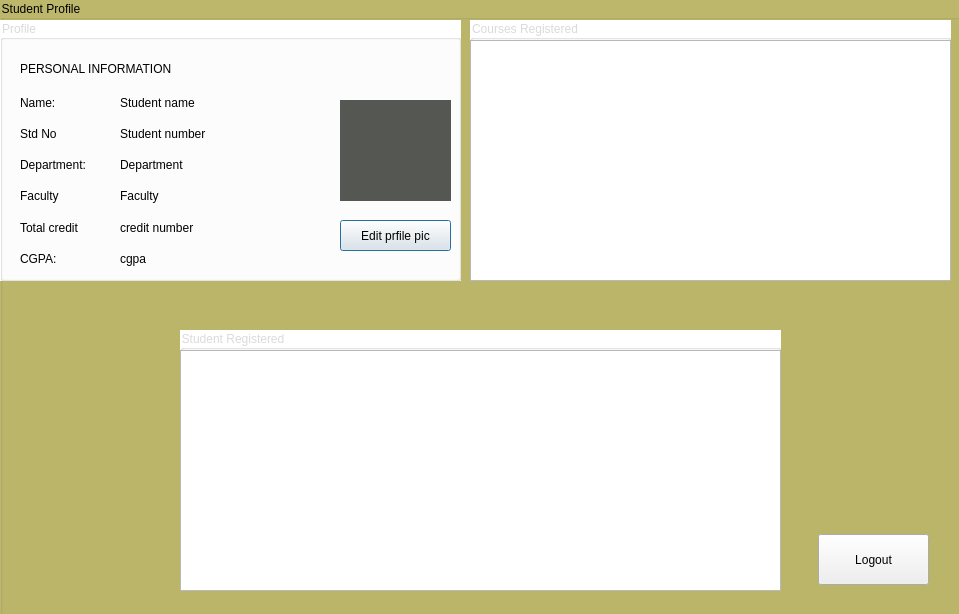
<?xml version="1.0" encoding="UTF-8"?>
<ui version="4.0">
 <class>Student</class>
 <widget class="QDialog" name="Student">
  <property name="geometry">
   <rect>
    <x>0</x>
    <y>0</y>
    <width>959</width>
    <height>614</height>
   </rect>
  </property>
  <property name="windowTitle">
   <string>Student Page</string>
  </property>
  <widget class="QGroupBox" name="studentprofile">
   <property name="geometry">
    <rect>
     <x>0</x>
     <y>0</y>
     <width>1001</width>
     <height>671</height>
    </rect>
   </property>
   <property name="styleSheet">
    <string notr="true">#studentprofile{
	background-color: rgb(189,183,107)
}
</string>
   </property>
   <property name="title">
    <string>Student Profile</string>
   </property>
   <widget class="QGroupBox" name="studentprofile_2">
    <property name="geometry">
     <rect>
      <x>0</x>
      <y>20</y>
      <width>461</width>
      <height>261</height>
     </rect>
    </property>
    <property name="palette">
     <palette>
      <active>
       <colorrole role="WindowText">
        <brush brushstyle="SolidPattern">
         <color alpha="255">
          <red>218</red>
          <green>218</green>
          <blue>218</blue>
         </color>
        </brush>
       </colorrole>
       <colorrole role="Button">
        <brush brushstyle="SolidPattern">
         <color alpha="255">
          <red>255</red>
          <green>255</green>
          <blue>255</blue>
         </color>
        </brush>
       </colorrole>
       <colorrole role="Base">
        <brush brushstyle="SolidPattern">
         <color alpha="255">
          <red>255</red>
          <green>255</green>
          <blue>255</blue>
         </color>
        </brush>
       </colorrole>
       <colorrole role="Window">
        <brush brushstyle="SolidPattern">
         <color alpha="255">
          <red>255</red>
          <green>255</green>
          <blue>255</blue>
         </color>
        </brush>
       </colorrole>
      </active>
      <inactive>
       <colorrole role="WindowText">
        <brush brushstyle="SolidPattern">
         <color alpha="255">
          <red>218</red>
          <green>218</green>
          <blue>218</blue>
         </color>
        </brush>
       </colorrole>
       <colorrole role="Button">
        <brush brushstyle="SolidPattern">
         <color alpha="255">
          <red>255</red>
          <green>255</green>
          <blue>255</blue>
         </color>
        </brush>
       </colorrole>
       <colorrole role="Base">
        <brush brushstyle="SolidPattern">
         <color alpha="255">
          <red>255</red>
          <green>255</green>
          <blue>255</blue>
         </color>
        </brush>
       </colorrole>
       <colorrole role="Window">
        <brush brushstyle="SolidPattern">
         <color alpha="255">
          <red>255</red>
          <green>255</green>
          <blue>255</blue>
         </color>
        </brush>
       </colorrole>
      </inactive>
      <disabled>
       <colorrole role="WindowText">
        <brush brushstyle="SolidPattern">
         <color alpha="96">
          <red>164</red>
          <green>166</green>
          <blue>168</blue>
         </color>
        </brush>
       </colorrole>
       <colorrole role="Button">
        <brush brushstyle="SolidPattern">
         <color alpha="255">
          <red>255</red>
          <green>255</green>
          <blue>255</blue>
         </color>
        </brush>
       </colorrole>
       <colorrole role="Base">
        <brush brushstyle="SolidPattern">
         <color alpha="255">
          <red>255</red>
          <green>255</green>
          <blue>255</blue>
         </color>
        </brush>
       </colorrole>
       <colorrole role="Window">
        <brush brushstyle="SolidPattern">
         <color alpha="255">
          <red>255</red>
          <green>255</green>
          <blue>255</blue>
         </color>
        </brush>
       </colorrole>
      </disabled>
     </palette>
    </property>
    <property name="styleSheet">
     <string notr="true">#studentprofile_2{
	background-color: white
}</string>
    </property>
    <property name="title">
     <string>Profile</string>
    </property>
    <widget class="QLabel" name="label_5">
     <property name="geometry">
      <rect>
       <x>20</x>
       <y>40</y>
       <width>191</width>
       <height>17</height>
      </rect>
     </property>
     <property name="palette">
      <palette>
       <active>
        <colorrole role="WindowText">
         <brush brushstyle="SolidPattern">
          <color alpha="255">
           <red>0</red>
           <green>0</green>
           <blue>0</blue>
          </color>
         </brush>
        </colorrole>
        <colorrole role="Text">
         <brush brushstyle="SolidPattern">
          <color alpha="255">
           <red>0</red>
           <green>0</green>
           <blue>0</blue>
          </color>
         </brush>
        </colorrole>
        <colorrole role="ButtonText">
         <brush brushstyle="SolidPattern">
          <color alpha="255">
           <red>0</red>
           <green>0</green>
           <blue>0</blue>
          </color>
         </brush>
        </colorrole>
        <colorrole role="PlaceholderText">
         <brush brushstyle="NoBrush">
          <color alpha="128">
           <red>0</red>
           <green>0</green>
           <blue>0</blue>
          </color>
         </brush>
        </colorrole>
       </active>
       <inactive>
        <colorrole role="WindowText">
         <brush brushstyle="SolidPattern">
          <color alpha="255">
           <red>0</red>
           <green>0</green>
           <blue>0</blue>
          </color>
         </brush>
        </colorrole>
        <colorrole role="Text">
         <brush brushstyle="SolidPattern">
          <color alpha="255">
           <red>0</red>
           <green>0</green>
           <blue>0</blue>
          </color>
         </brush>
        </colorrole>
        <colorrole role="ButtonText">
         <brush brushstyle="SolidPattern">
          <color alpha="255">
           <red>0</red>
           <green>0</green>
           <blue>0</blue>
          </color>
         </brush>
        </colorrole>
        <colorrole role="PlaceholderText">
         <brush brushstyle="NoBrush">
          <color alpha="128">
           <red>0</red>
           <green>0</green>
           <blue>0</blue>
          </color>
         </brush>
        </colorrole>
       </inactive>
       <disabled>
        <colorrole role="WindowText">
         <brush brushstyle="SolidPattern">
          <color alpha="255">
           <red>0</red>
           <green>0</green>
           <blue>0</blue>
          </color>
         </brush>
        </colorrole>
        <colorrole role="Text">
         <brush brushstyle="SolidPattern">
          <color alpha="255">
           <red>0</red>
           <green>0</green>
           <blue>0</blue>
          </color>
         </brush>
        </colorrole>
        <colorrole role="ButtonText">
         <brush brushstyle="SolidPattern">
          <color alpha="255">
           <red>0</red>
           <green>0</green>
           <blue>0</blue>
          </color>
         </brush>
        </colorrole>
        <colorrole role="PlaceholderText">
         <brush brushstyle="NoBrush">
          <color alpha="128">
           <red>0</red>
           <green>0</green>
           <blue>0</blue>
          </color>
         </brush>
        </colorrole>
       </disabled>
      </palette>
     </property>
     <property name="styleSheet">
      <string notr="true">#label_2{
	color: black
}</string>
     </property>
     <property name="text">
      <string>PERSONAL INFORMATION</string>
     </property>
    </widget>
    <widget class="QWidget" name="layoutWidget">
     <property name="geometry">
      <rect>
       <x>20</x>
       <y>70</y>
       <width>93</width>
       <height>181</height>
      </rect>
     </property>
     <layout class="QVBoxLayout" name="verticalLayout">
      <item>
       <widget class="QLabel" name="label">
        <property name="palette">
         <palette>
          <active>
           <colorrole role="WindowText">
            <brush brushstyle="SolidPattern">
             <color alpha="255">
              <red>0</red>
              <green>0</green>
              <blue>0</blue>
             </color>
            </brush>
           </colorrole>
          </active>
          <inactive>
           <colorrole role="WindowText">
            <brush brushstyle="SolidPattern">
             <color alpha="255">
              <red>0</red>
              <green>0</green>
              <blue>0</blue>
             </color>
            </brush>
           </colorrole>
          </inactive>
          <disabled>
           <colorrole role="WindowText">
            <brush brushstyle="SolidPattern">
             <color alpha="96">
              <red>164</red>
              <green>166</green>
              <blue>168</blue>
             </color>
            </brush>
           </colorrole>
          </disabled>
         </palette>
        </property>
        <property name="text">
         <string>Name: </string>
        </property>
       </widget>
      </item>
      <item>
       <widget class="QLabel" name="label_12">
        <property name="palette">
         <palette>
          <active>
           <colorrole role="WindowText">
            <brush brushstyle="SolidPattern">
             <color alpha="255">
              <red>0</red>
              <green>0</green>
              <blue>0</blue>
             </color>
            </brush>
           </colorrole>
          </active>
          <inactive>
           <colorrole role="WindowText">
            <brush brushstyle="SolidPattern">
             <color alpha="255">
              <red>0</red>
              <green>0</green>
              <blue>0</blue>
             </color>
            </brush>
           </colorrole>
          </inactive>
          <disabled>
           <colorrole role="WindowText">
            <brush brushstyle="SolidPattern">
             <color alpha="96">
              <red>164</red>
              <green>166</green>
              <blue>168</blue>
             </color>
            </brush>
           </colorrole>
          </disabled>
         </palette>
        </property>
        <property name="text">
         <string>Std No</string>
        </property>
       </widget>
      </item>
      <item>
       <widget class="QLabel" name="label_2">
        <property name="palette">
         <palette>
          <active>
           <colorrole role="WindowText">
            <brush brushstyle="SolidPattern">
             <color alpha="255">
              <red>0</red>
              <green>0</green>
              <blue>0</blue>
             </color>
            </brush>
           </colorrole>
           <colorrole role="Text">
            <brush brushstyle="SolidPattern">
             <color alpha="255">
              <red>0</red>
              <green>0</green>
              <blue>0</blue>
             </color>
            </brush>
           </colorrole>
           <colorrole role="ButtonText">
            <brush brushstyle="SolidPattern">
             <color alpha="255">
              <red>0</red>
              <green>0</green>
              <blue>0</blue>
             </color>
            </brush>
           </colorrole>
           <colorrole role="PlaceholderText">
            <brush brushstyle="SolidPattern">
             <color alpha="255">
              <red>0</red>
              <green>0</green>
              <blue>0</blue>
             </color>
            </brush>
           </colorrole>
          </active>
          <inactive>
           <colorrole role="WindowText">
            <brush brushstyle="SolidPattern">
             <color alpha="255">
              <red>0</red>
              <green>0</green>
              <blue>0</blue>
             </color>
            </brush>
           </colorrole>
           <colorrole role="Text">
            <brush brushstyle="SolidPattern">
             <color alpha="255">
              <red>0</red>
              <green>0</green>
              <blue>0</blue>
             </color>
            </brush>
           </colorrole>
           <colorrole role="ButtonText">
            <brush brushstyle="SolidPattern">
             <color alpha="255">
              <red>0</red>
              <green>0</green>
              <blue>0</blue>
             </color>
            </brush>
           </colorrole>
           <colorrole role="PlaceholderText">
            <brush brushstyle="SolidPattern">
             <color alpha="255">
              <red>0</red>
              <green>0</green>
              <blue>0</blue>
             </color>
            </brush>
           </colorrole>
          </inactive>
          <disabled>
           <colorrole role="WindowText">
            <brush brushstyle="SolidPattern">
             <color alpha="255">
              <red>0</red>
              <green>0</green>
              <blue>0</blue>
             </color>
            </brush>
           </colorrole>
           <colorrole role="Text">
            <brush brushstyle="SolidPattern">
             <color alpha="255">
              <red>0</red>
              <green>0</green>
              <blue>0</blue>
             </color>
            </brush>
           </colorrole>
           <colorrole role="ButtonText">
            <brush brushstyle="SolidPattern">
             <color alpha="255">
              <red>0</red>
              <green>0</green>
              <blue>0</blue>
             </color>
            </brush>
           </colorrole>
           <colorrole role="PlaceholderText">
            <brush brushstyle="SolidPattern">
             <color alpha="255">
              <red>0</red>
              <green>0</green>
              <blue>0</blue>
             </color>
            </brush>
           </colorrole>
          </disabled>
         </palette>
        </property>
        <property name="styleSheet">
         <string notr="true">#label_2{
	color: black
}</string>
        </property>
        <property name="text">
         <string>Department: </string>
        </property>
       </widget>
      </item>
      <item>
       <widget class="QLabel" name="label_7">
        <property name="palette">
         <palette>
          <active>
           <colorrole role="WindowText">
            <brush brushstyle="SolidPattern">
             <color alpha="255">
              <red>0</red>
              <green>0</green>
              <blue>0</blue>
             </color>
            </brush>
           </colorrole>
           <colorrole role="Text">
            <brush brushstyle="SolidPattern">
             <color alpha="255">
              <red>0</red>
              <green>0</green>
              <blue>0</blue>
             </color>
            </brush>
           </colorrole>
           <colorrole role="ButtonText">
            <brush brushstyle="SolidPattern">
             <color alpha="255">
              <red>0</red>
              <green>0</green>
              <blue>0</blue>
             </color>
            </brush>
           </colorrole>
           <colorrole role="PlaceholderText">
            <brush brushstyle="SolidPattern">
             <color alpha="255">
              <red>0</red>
              <green>0</green>
              <blue>0</blue>
             </color>
            </brush>
           </colorrole>
          </active>
          <inactive>
           <colorrole role="WindowText">
            <brush brushstyle="SolidPattern">
             <color alpha="255">
              <red>0</red>
              <green>0</green>
              <blue>0</blue>
             </color>
            </brush>
           </colorrole>
           <colorrole role="Text">
            <brush brushstyle="SolidPattern">
             <color alpha="255">
              <red>0</red>
              <green>0</green>
              <blue>0</blue>
             </color>
            </brush>
           </colorrole>
           <colorrole role="ButtonText">
            <brush brushstyle="SolidPattern">
             <color alpha="255">
              <red>0</red>
              <green>0</green>
              <blue>0</blue>
             </color>
            </brush>
           </colorrole>
           <colorrole role="PlaceholderText">
            <brush brushstyle="SolidPattern">
             <color alpha="255">
              <red>0</red>
              <green>0</green>
              <blue>0</blue>
             </color>
            </brush>
           </colorrole>
          </inactive>
          <disabled>
           <colorrole role="WindowText">
            <brush brushstyle="SolidPattern">
             <color alpha="255">
              <red>0</red>
              <green>0</green>
              <blue>0</blue>
             </color>
            </brush>
           </colorrole>
           <colorrole role="Text">
            <brush brushstyle="SolidPattern">
             <color alpha="255">
              <red>0</red>
              <green>0</green>
              <blue>0</blue>
             </color>
            </brush>
           </colorrole>
           <colorrole role="ButtonText">
            <brush brushstyle="SolidPattern">
             <color alpha="255">
              <red>0</red>
              <green>0</green>
              <blue>0</blue>
             </color>
            </brush>
           </colorrole>
           <colorrole role="PlaceholderText">
            <brush brushstyle="SolidPattern">
             <color alpha="255">
              <red>0</red>
              <green>0</green>
              <blue>0</blue>
             </color>
            </brush>
           </colorrole>
          </disabled>
         </palette>
        </property>
        <property name="styleSheet">
         <string notr="true">#label_2{
	color: black
}</string>
        </property>
        <property name="text">
         <string>Faculty</string>
        </property>
       </widget>
      </item>
      <item>
       <widget class="QLabel" name="label_15">
        <property name="text">
         <string>Total credit</string>
        </property>
       </widget>
      </item>
      <item>
       <widget class="QLabel" name="label_13">
        <property name="text">
         <string>CGPA: </string>
        </property>
       </widget>
      </item>
     </layout>
    </widget>
    <widget class="QWidget" name="layoutWidget">
     <property name="geometry">
      <rect>
       <x>120</x>
       <y>70</y>
       <width>201</width>
       <height>181</height>
      </rect>
     </property>
     <layout class="QVBoxLayout" name="verticalLayout_2">
      <item>
       <widget class="QLabel" name="studentName">
        <property name="text">
         <string>Student name</string>
        </property>
       </widget>
      </item>
      <item>
       <widget class="QLabel" name="studentNo">
        <property name="text">
         <string>Student number</string>
        </property>
       </widget>
      </item>
      <item>
       <widget class="QLabel" name="deptName">
        <property name="enabled">
         <bool>true</bool>
        </property>
        <property name="maximumSize">
         <size>
          <width>16777215</width>
          <height>16777215</height>
         </size>
        </property>
        <property name="text">
         <string>Department</string>
        </property>
       </widget>
      </item>
      <item>
       <widget class="QLabel" name="faculty">
        <property name="enabled">
         <bool>true</bool>
        </property>
        <property name="maximumSize">
         <size>
          <width>16777215</width>
          <height>16777215</height>
         </size>
        </property>
        <property name="text">
         <string>Faculty</string>
        </property>
       </widget>
      </item>
      <item>
       <widget class="QLabel" name="creditNum">
        <property name="text">
         <string>credit number</string>
        </property>
       </widget>
      </item>
      <item>
       <widget class="QLabel" name="CGPA">
        <property name="text">
         <string>cgpa</string>
        </property>
       </widget>
      </item>
     </layout>
    </widget>
    <widget class="QPushButton" name="EditButton">
     <property name="geometry">
      <rect>
       <x>340</x>
       <y>200</y>
       <width>111</width>
       <height>31</height>
      </rect>
     </property>
     <property name="text">
      <string>Edit prfile pic</string>
     </property>
    </widget>
    <widget class="QLabel" name="frame">
     <property name="geometry">
      <rect>
       <x>340</x>
       <y>80</y>
       <width>111</width>
       <height>101</height>
      </rect>
     </property>
     <property name="styleSheet">
      <string notr="true">background-color: rgb(85, 87, 83);
border-top-color: rgb(0, 0, 0);
border-color: rgb(0, 0, 0);
border-right-color: rgb(0, 0, 0);
border-bottom-color: rgb(0, 0, 0);
border-left-color: rgb(0, 0, 0);
</string>
     </property>
     <property name="text">
      <string/>
     </property>
    </widget>
   </widget>
   <widget class="QGroupBox" name="courses_assigned_2">
    <property name="geometry">
     <rect>
      <x>470</x>
      <y>20</y>
      <width>481</width>
      <height>261</height>
     </rect>
    </property>
    <property name="palette">
     <palette>
      <active>
       <colorrole role="WindowText">
        <brush brushstyle="SolidPattern">
         <color alpha="255">
          <red>218</red>
          <green>218</green>
          <blue>218</blue>
         </color>
        </brush>
       </colorrole>
       <colorrole role="Button">
        <brush brushstyle="SolidPattern">
         <color alpha="255">
          <red>255</red>
          <green>255</green>
          <blue>255</blue>
         </color>
        </brush>
       </colorrole>
       <colorrole role="Base">
        <brush brushstyle="SolidPattern">
         <color alpha="255">
          <red>255</red>
          <green>255</green>
          <blue>255</blue>
         </color>
        </brush>
       </colorrole>
       <colorrole role="Window">
        <brush brushstyle="SolidPattern">
         <color alpha="255">
          <red>255</red>
          <green>255</green>
          <blue>255</blue>
         </color>
        </brush>
       </colorrole>
      </active>
      <inactive>
       <colorrole role="WindowText">
        <brush brushstyle="SolidPattern">
         <color alpha="255">
          <red>218</red>
          <green>218</green>
          <blue>218</blue>
         </color>
        </brush>
       </colorrole>
       <colorrole role="Button">
        <brush brushstyle="SolidPattern">
         <color alpha="255">
          <red>255</red>
          <green>255</green>
          <blue>255</blue>
         </color>
        </brush>
       </colorrole>
       <colorrole role="Base">
        <brush brushstyle="SolidPattern">
         <color alpha="255">
          <red>255</red>
          <green>255</green>
          <blue>255</blue>
         </color>
        </brush>
       </colorrole>
       <colorrole role="Window">
        <brush brushstyle="SolidPattern">
         <color alpha="255">
          <red>255</red>
          <green>255</green>
          <blue>255</blue>
         </color>
        </brush>
       </colorrole>
      </inactive>
      <disabled>
       <colorrole role="WindowText">
        <brush brushstyle="SolidPattern">
         <color alpha="96">
          <red>164</red>
          <green>166</green>
          <blue>168</blue>
         </color>
        </brush>
       </colorrole>
       <colorrole role="Button">
        <brush brushstyle="SolidPattern">
         <color alpha="255">
          <red>255</red>
          <green>255</green>
          <blue>255</blue>
         </color>
        </brush>
       </colorrole>
       <colorrole role="Base">
        <brush brushstyle="SolidPattern">
         <color alpha="255">
          <red>255</red>
          <green>255</green>
          <blue>255</blue>
         </color>
        </brush>
       </colorrole>
       <colorrole role="Window">
        <brush brushstyle="SolidPattern">
         <color alpha="255">
          <red>255</red>
          <green>255</green>
          <blue>255</blue>
         </color>
        </brush>
       </colorrole>
      </disabled>
     </palette>
    </property>
    <property name="styleSheet">
     <string notr="true">#courses_assigned_2{
	background-color: white
}</string>
    </property>
    <property name="title">
     <string>Courses Registered</string>
    </property>
    <widget class="QTableWidget" name="courseInfoTable">
     <property name="geometry">
      <rect>
       <x>0</x>
       <y>20</y>
       <width>481</width>
       <height>241</height>
      </rect>
     </property>
    </widget>
   </widget>
   <widget class="QGroupBox" name="courses_assigned_3">
    <property name="geometry">
     <rect>
      <x>180</x>
      <y>330</y>
      <width>601</width>
      <height>261</height>
     </rect>
    </property>
    <property name="palette">
     <palette>
      <active>
       <colorrole role="WindowText">
        <brush brushstyle="SolidPattern">
         <color alpha="255">
          <red>218</red>
          <green>218</green>
          <blue>218</blue>
         </color>
        </brush>
       </colorrole>
       <colorrole role="Button">
        <brush brushstyle="SolidPattern">
         <color alpha="255">
          <red>255</red>
          <green>255</green>
          <blue>255</blue>
         </color>
        </brush>
       </colorrole>
       <colorrole role="Base">
        <brush brushstyle="SolidPattern">
         <color alpha="255">
          <red>255</red>
          <green>255</green>
          <blue>255</blue>
         </color>
        </brush>
       </colorrole>
       <colorrole role="Window">
        <brush brushstyle="SolidPattern">
         <color alpha="255">
          <red>255</red>
          <green>255</green>
          <blue>255</blue>
         </color>
        </brush>
       </colorrole>
      </active>
      <inactive>
       <colorrole role="WindowText">
        <brush brushstyle="SolidPattern">
         <color alpha="255">
          <red>218</red>
          <green>218</green>
          <blue>218</blue>
         </color>
        </brush>
       </colorrole>
       <colorrole role="Button">
        <brush brushstyle="SolidPattern">
         <color alpha="255">
          <red>255</red>
          <green>255</green>
          <blue>255</blue>
         </color>
        </brush>
       </colorrole>
       <colorrole role="Base">
        <brush brushstyle="SolidPattern">
         <color alpha="255">
          <red>255</red>
          <green>255</green>
          <blue>255</blue>
         </color>
        </brush>
       </colorrole>
       <colorrole role="Window">
        <brush brushstyle="SolidPattern">
         <color alpha="255">
          <red>255</red>
          <green>255</green>
          <blue>255</blue>
         </color>
        </brush>
       </colorrole>
      </inactive>
      <disabled>
       <colorrole role="WindowText">
        <brush brushstyle="SolidPattern">
         <color alpha="96">
          <red>164</red>
          <green>166</green>
          <blue>168</blue>
         </color>
        </brush>
       </colorrole>
       <colorrole role="Button">
        <brush brushstyle="SolidPattern">
         <color alpha="255">
          <red>255</red>
          <green>255</green>
          <blue>255</blue>
         </color>
        </brush>
       </colorrole>
       <colorrole role="Base">
        <brush brushstyle="SolidPattern">
         <color alpha="255">
          <red>255</red>
          <green>255</green>
          <blue>255</blue>
         </color>
        </brush>
       </colorrole>
       <colorrole role="Window">
        <brush brushstyle="SolidPattern">
         <color alpha="255">
          <red>255</red>
          <green>255</green>
          <blue>255</blue>
         </color>
        </brush>
       </colorrole>
      </disabled>
     </palette>
    </property>
    <property name="styleSheet">
     <string notr="true">#courses_assigned_3{
	background-color: white
}</string>
    </property>
    <property name="title">
     <string>Student Registered</string>
    </property>
    <widget class="QTableWidget" name="studentRegisteredTable">
     <property name="geometry">
      <rect>
       <x>0</x>
       <y>20</y>
       <width>601</width>
       <height>241</height>
      </rect>
     </property>
    </widget>
   </widget>
   <widget class="QPushButton" name="logoutButton">
    <property name="geometry">
     <rect>
      <x>818</x>
      <y>534</y>
      <width>111</width>
      <height>51</height>
     </rect>
    </property>
    <property name="text">
     <string>Logout</string>
    </property>
   </widget>
  </widget>
 </widget>
 <resources/>
 <connections/>
</ui>
